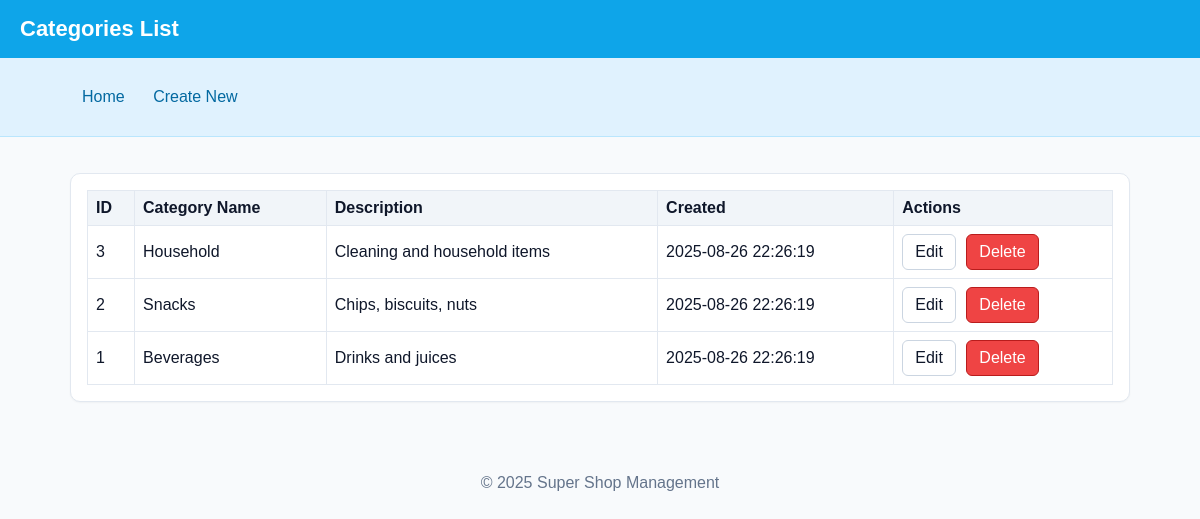
Page /tables/categories/list.php on the committed database.
### tables this page shows
CREATE TABLE categories (
  category_id INT AUTO_INCREMENT PRIMARY KEY,
  name VARCHAR(100) NOT NULL,
  description TEXT NULL,
  created_at DATETIME NOT NULL DEFAULT CURRENT_TIMESTAMP
);

### tables/categories/list.php (called while the page is built)
<?php
require_once __DIR__ . '/config.php';
require_once __DIR__ . '/../../crud/list.php';
?>

### tables/categories/config.php (called while the page is built)
<?php
$table = 'categories';
$primary_key = 'category_id';
$fields = [
  'category_id' => ['type'=>'int','auto_increment'=>true,'primary'=>true,'hidden'=>false],
  'name'        => ['type'=>'varchar','required'=>true],
  'description' => ['type'=>'text','required'=>false,'nullable'=>true],
  'created_at'  => ['type'=>'datetime','auto'=>true,'hidden'=>false],
];
$labels = [
  'category_id' => 'ID',
  'name'        => 'Category Name',
  'description' => 'Description',
  'created_at'  => 'Created',
];
?>

### crud/list.php (the view, shortened to what this page needs)
<?php
require_once __DIR__ . '/../config/db_connect.php';
function render_header($title) {
  echo '<!doctype html><html><head><meta charset="utf-8"><meta name="viewport" content="width=device-width, initial-scale=1"><title>'
    . htmlspecialchars($title) . '</title><link rel="stylesheet" href="../../assets/style.css"></head><body>';
  echo '<div class="header"><h1>' . htmlspecialchars($title) . '</h1></div>';
  echo '<div class="nav"><div class="container"><a href="../../index.php">Home</a> <a href="create.php">Create New</a></div></div>';
  echo '<div class="container"><div class="card">';
}
function render_footer() {
  echo '</div></div><div class="footer"><p>&copy; ' . date('Y') . ' Super Shop Management</p></div></body></html>';
}
render_header(ucfirst($table) . ' List');
$page = max(1, (int)($_GET['page'] ?? 1));
$perPage = 20;
$offset = ($page - 1) * $perPage;
$stmt = $pdo->prepare("SELECT * FROM {$table} ORDER BY {$primary_key} DESC LIMIT :limit OFFSET :offset");
$stmt->bindValue(':limit', $perPage, PDO::PARAM_INT);
$stmt->bindValue(':offset', $offset, PDO::PARAM_INT);
$stmt->execute();
$rows = $stmt->fetchAll();
if (!$rows) {
  echo '<p>No records yet. <a class="btn primary" href="create.php">Create the first one</a></p>';
} else {
  echo '<table class="table"><thead><tr>';
  foreach ($fields as $name => $meta) {
    echo '<th>' . htmlspecialchars($labels[$name] ?? $name) . '</th>';
  }
  echo '<th>Actions</th>';
  echo '</tr></thead><tbody>';
  foreach ($rows as $row) {
    echo '<tr>';
    foreach ($fields as $name => $meta) {
      $val = $row[$name] ?? '';
      if (!empty($meta['type']) && $meta['type'] === 'datetime' && !empty($val)) {
        $val = htmlspecialchars($val);
      } else {
        $val = htmlspecialchars((string)$val);
      }
      echo '<td>' . $val . '</td>';
    }
    $id = urlencode($row[$primary_key]);
    echo '<td><a class="btn" href="edit.php?id='.$id.'">Edit</a> <a class="btn danger" href="delete.php?id='.$id.'" onclick="return confirm(\'Delete this record?\')">Delete</a></td>';
    echo '</tr>';
  }
  echo '</tbody></table>';
}
render_footer();

### assets/style.css (style rules this page uses)
* { box-sizing: border-box; }
body { font-family: Arial, Helvetica, sans-serif; margin: 0; background:#f8fafc; color:#0f172a; }
a { text-decoration: none; }
.container { max-width: 1100px; margin: 0 auto; padding: 20px; }
.header { background:#0ea5e9; color:white; padding:16px 20px; }
.header h1 { margin:0; font-size: 22px; }
.nav { background:#e0f2fe; border-bottom:1px solid #bae6fd; }
.nav a { display:inline-block; padding:10px 12px; color:#0369a1; }
.card { background:white; border:1px solid #e2e8f0; border-radius:10px; padding:16px; margin:16px 0; box-shadow: 0 1px 2px rgba(0,0,0,0.04); }
.table { width:100%; border-collapse: collapse; }
.table th, .table td { border:1px solid #e2e8f0; padding:8px; text-align:left; }
.table th { background:#f1f5f9; }
.btn { display:inline-block; padding:8px 12px; border-radius:6px; border:1px solid #cbd5e1; background:#fff; color:#0f172a; }
.btn.danger { background:#ef4444; color:white; border-color:#b91c1c; }
.btn + .btn { margin-left: 6px; }
.footer { text-align:center; color:#64748b; padding:20px; }

### rows in the picture
categories: category_id "3", name "Household", description "Cleaning and household items", created_at "2025-08-26 22:26:19"
categories: category_id "2", name "Snacks", description "Chips, biscuits, nuts", created_at "2025-08-26 22:26:19"
categories: category_id "1", name "Beverages", description "Drinks and juices", created_at "2025-08-26 22:26:19"

### other values in the picture
$title "Categories List"
$labels[$name] "ID"
$labels[$name] "Category Name"
$labels[$name] "Description"
$labels[$name] "Created"
